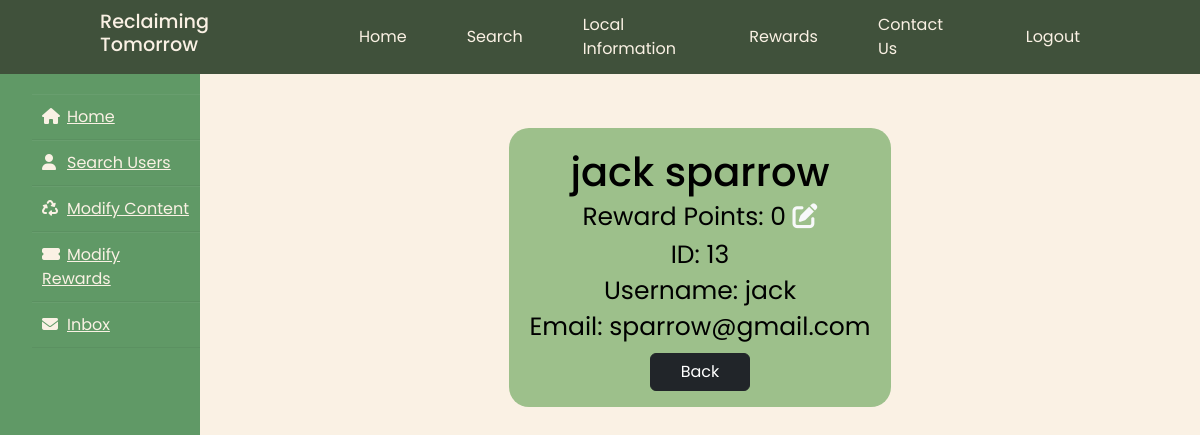
Before: /admin/userProfile.php?id=13 with the older database file.
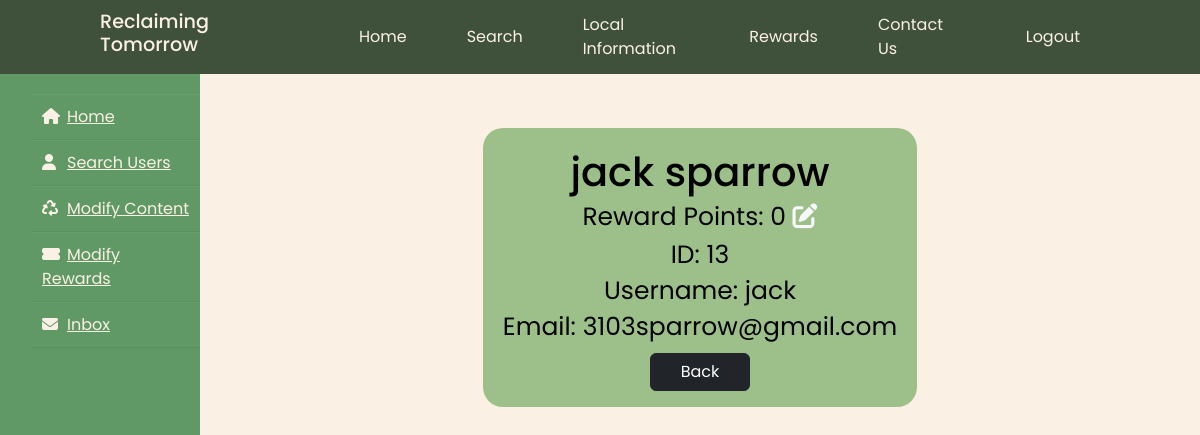
After: the same page with the newer database file.
### tables this page shows
CREATE TABLE `users` (
  `id` int(11) NOT NULL,
  `name` varchar(100) NOT NULL,
  `email` varchar(200) NOT NULL,
  `email_verification` varchar(200) DEFAULT NULL,
  `username` varchar(50) NOT NULL,
  `password` varchar(200) NOT NULL,
  `reward_points` int(255) NOT NULL DEFAULT 0,
  `is_logged_in` tinyint(1) NOT NULL,
  `role` varchar(20) NOT NULL,
  `reset_token_hash` varchar(64) DEFAULT NULL,
  `reset_token_expires` datetime DEFAULT NULL,
  `date` datetime NOT NULL
);

### admin/userProfile.php (the view, shortened to what this page needs)
<?php
require '../connect.php';
?>
<!DOCTYPE html>
<html lang="en">
<head>
    <link href="https://cdn.jsdelivr.net/npm/bootstrap@5.3.1/dist/css/bootstrap.min.css" rel="stylesheet" />
    <link href="../style.css" rel="stylesheet">
</head>
<body>
<?php include "../admin/header.php"; ?>
<div class="wrapper">
        <div class="sidebar"><i class=""></i>
            <ul>
                <li><a href="/admin/dashboard"><i class="fas fa-home"></i>Home</a></li>
                <li><a href="/admin/search"><i class="fas fa-user"></i>Search Users</a></li>
                <li><a href="#"><i class="fas fa-recycle"></i>Modify Content</a></li>
                <li><a href="/admin/modifyRewards"><i class="fas fa-ticket-alt"></i>Modify Rewards</a></li>
                <li><a href="/admin/inbox"><i class="fas fa-envelope"></i>Inbox</a></li>
            </ul>
        </div>
        <div class="main_content">
            <div style="text-align:center;">
                <br>
            </div>
            <div class="info">
            <?php
                $data=$_GET['id'];
                $sql="SELECT * FROM users WHERE id=$data";
                $result=mysqli_query($db,$sql);
                if($result){
                    $row=mysqli_fetch_assoc($result);
                    echo '<div class="flex-container">
                        <div class="flex-box">
                        <h1 style="margin-top: 20px">'.$row['name'].'</h1>
                        <p style="margin-right: 20px;margin-left: 20px">
                            Reward Points: '.$row['reward_points'].'
                            <a class="fas fa-edit link-underline-opacity-0 link-light" href="updatePoints.php?id='.$row['id'].'" role="button"></a>
                        </p>
                        <p style="margin-right: 20px;margin-left: 20px">
                            ID: '.$row['id'].'
                        </p>
                        <p style="margin-right: 20px;margin-left: 20px">
                            Username: '.$row['username'].'
                        </p>
                        <p style="margin-right: 20px;margin-left: 20px">
                            Email: '.$row['email'].'
                        </p>
                        <p>
                            <a class="btn btn-dark btn" href="/admin/search" style="width:100px" role="button">Back</a>
                        </p>
                    </div>
                </div>';
                }
            ?>
      </div>
    </div>
</div>
</body>
</html>

### admin/header.php
<header>
    <h2 class="logo">Reclaiming Tomorrow</h2>
    <nav class="navigation">
        <a href="../index.php">Home</a>
        <a href="../county_search/search">Search</a>
        <a href="#">Local Information</a>
        <a href="/rewards/redemption">Rewards</a>
        <a href="#">Contact Us</a>
        <a href="../admin_verify/admin_logout" class="btnLogin-popup">Logout</a>
    </nav>
</header>

### style.css (style rules this page uses)
* { margin: 0; padding: 0; box-sizing: border-box; list-style: none; font-family: 'Poppins', sans-serif; }
body { background-color:#FAF1E4; background-size: cover; background-position: center; display: flex; padding-top: 64px; flex-direction: column; background-color: #FAF1E4; min-height: 100vh; }
header { top: 0; left: 0; width: 100%; padding: 10px 100px; background: #40513B; display: flex; position: fixed; justify-content: space-between; align-items: center; z-index: 99; }
.logo { font-size: 1.2em; color: #FAF1E4; user-select: none; }
.navigation { display: flex; justify-content: flex-end; align-items: center; }
.navigation a { position: relative; font-size: 1em; color: #FAF1E4; text-decoration: none; margin-right: 40px; margin: 0 auto 0 60px; }
.navigation a::after { content: ''; position: absolute; left: 0; bottom: -6px; width: 100%; height: 3px; background: #FAF1E4; border-radius: 5px; transform-origin: right; transform: scaleX(0); transition: transform .5s; }
.navigation .btnLogin-popup { font-size: 1em; color: #FAF1E4; background: transparent; border: none; padding: 10px 20px; border-radius: 5px; cursor: pointer; justify-content: flex-end; transition: .5s; text-decoration: none; }
.flex-container { display: flex; align-items: center; justify-content: center; }
.flex-box { width: auto; height: auto; background-color: #9DC08B; font-size: 25px; text-align: center; line-height: 20px; border-radius: 20px; margin: 20px; color: #000000; align-items: center; justify-content: center; }
.wrapper { display: flex; position: relative; }
.wrapper .sidebar { width: 200px; height: 100%; background: #609966; padding: 30px 0px; position: fixed; }
.wrapper .sidebar ul li { padding: 10px; border-bottom: 1px solid #CEC5B7; border-bottom: 1px solid rgba(0,0,0,0.05); border-top: 1px solid rgba(255,255,255,0.05); }
.wrapper .sidebar ul li a { color: #FAF1E4; display: block; }
.wrapper .sidebar ul li a .fas { width: 25px; }
.wrapper .main_content { width: 100%; margin-left: 200px; }
.wrapper .main_content .info { margin: 20px; color: #717171; line-height: 25px; }
.wrapper .main_content .info div { margin-bottom: 20px; }

Changed rows visible on the page:
changed users "jack sparrow": email "sparrow@gmail.com" → "3103sparrow@gmail.com"
